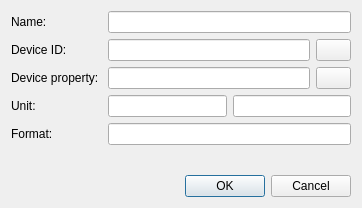
<?xml version="1.0" encoding="UTF-8"?>
<ui version="4.0">
 <class>Dialog</class>
 <widget class="QDialog" name="Dialog">
  <property name="geometry">
   <rect>
    <x>0</x>
    <y>0</y>
    <width>362</width>
    <height>208</height>
   </rect>
  </property>
  <property name="windowTitle">
   <string>Dialog</string>
  </property>
  <layout class="QVBoxLayout" name="verticalLayout">
   <item>
    <layout class="QFormLayout" name="formLayout">
     <item row="0" column="0">
      <widget class="QLabel" name="laName">
       <property name="text">
        <string>Name: </string>
       </property>
      </widget>
     </item>
     <item row="0" column="1">
      <widget class="QLineEdit" name="leName">
       <property name="toolTip">
        <string>Monitor name</string>
       </property>
      </widget>
     </item>
     <item row="1" column="0">
      <widget class="QLabel" name="laDeviceId">
       <property name="text">
        <string>Device ID:  </string>
       </property>
      </widget>
     </item>
     <item row="1" column="1">
      <layout class="QHBoxLayout" name="horizontalLayout_2">
       <item>
        <widget class="QLineEdit" name="leDeviceId">
         <property name="toolTip">
          <string>Device ID</string>
         </property>
        </widget>
       </item>
       <item>
        <widget class="QPushButton" name="pbSelectDeviceId">
         <property name="maximumSize">
          <size>
           <width>35</width>
           <height>25</height>
          </size>
         </property>
         <property name="toolTip">
          <string>Select device ID</string>
         </property>
         <property name="text">
          <string/>
         </property>
        </widget>
       </item>
      </layout>
     </item>
     <item row="2" column="0">
      <widget class="QLabel" name="laProperty">
       <property name="text">
        <string>Device property: </string>
       </property>
      </widget>
     </item>
     <item row="2" column="1">
      <layout class="QHBoxLayout" name="horizontalLayout">
       <item>
        <widget class="QLineEdit" name="leDeviceProperty">
         <property name="toolTip">
          <string>Device property</string>
         </property>
        </widget>
       </item>
       <item>
        <widget class="QPushButton" name="pbSelectProperty">
         <property name="maximumSize">
          <size>
           <width>35</width>
           <height>25</height>
          </size>
         </property>
         <property name="toolTip">
          <string>Select property</string>
         </property>
         <property name="text">
          <string/>
         </property>
        </widget>
       </item>
      </layout>
     </item>
     <item row="3" column="0">
      <widget class="QLabel" name="laUnit">
       <property name="text">
        <string>Unit: </string>
       </property>
      </widget>
     </item>
     <item row="3" column="1">
      <layout class="QHBoxLayout" name="horizontalLayout_3">
       <item>
        <widget class="QLineEdit" name="leMetricPrefixSymbol">
         <property name="toolTip">
          <string>Metric prefix symbol</string>
         </property>
        </widget>
       </item>
       <item>
        <widget class="QLineEdit" name="leUnitSymbol">
         <property name="toolTip">
          <string>Unit symbol</string>
         </property>
        </widget>
       </item>
      </layout>
     </item>
     <item row="4" column="0">
      <widget class="QLabel" name="laFormat">
       <property name="text">
        <string>Format: </string>
       </property>
      </widget>
     </item>
     <item row="4" column="1">
      <widget class="QLineEdit" name="leFormat">
       <property name="toolTip">
        <string>Format</string>
       </property>
      </widget>
     </item>
    </layout>
   </item>
   <item>
    <widget class="QDialogButtonBox" name="buttonBox">
     <property name="orientation">
      <enum>Qt::Horizontal</enum>
     </property>
     <property name="standardButtons">
      <set>QDialogButtonBox::Cancel|QDialogButtonBox::Ok</set>
     </property>
    </widget>
   </item>
  </layout>
 </widget>
 <resources/>
 <connections>
  <connection>
   <sender>buttonBox</sender>
   <signal>accepted()</signal>
   <receiver>Dialog</receiver>
   <slot>accept()</slot>
   <hints>
    <hint type="sourcelabel">
     <x>248</x>
     <y>254</y>
    </hint>
    <hint type="destinationlabel">
     <x>157</x>
     <y>274</y>
    </hint>
   </hints>
  </connection>
  <connection>
   <sender>buttonBox</sender>
   <signal>rejected()</signal>
   <receiver>Dialog</receiver>
   <slot>reject()</slot>
   <hints>
    <hint type="sourcelabel">
     <x>316</x>
     <y>260</y>
    </hint>
    <hint type="destinationlabel">
     <x>286</x>
     <y>274</y>
    </hint>
   </hints>
  </connection>
 </connections>
</ui>
